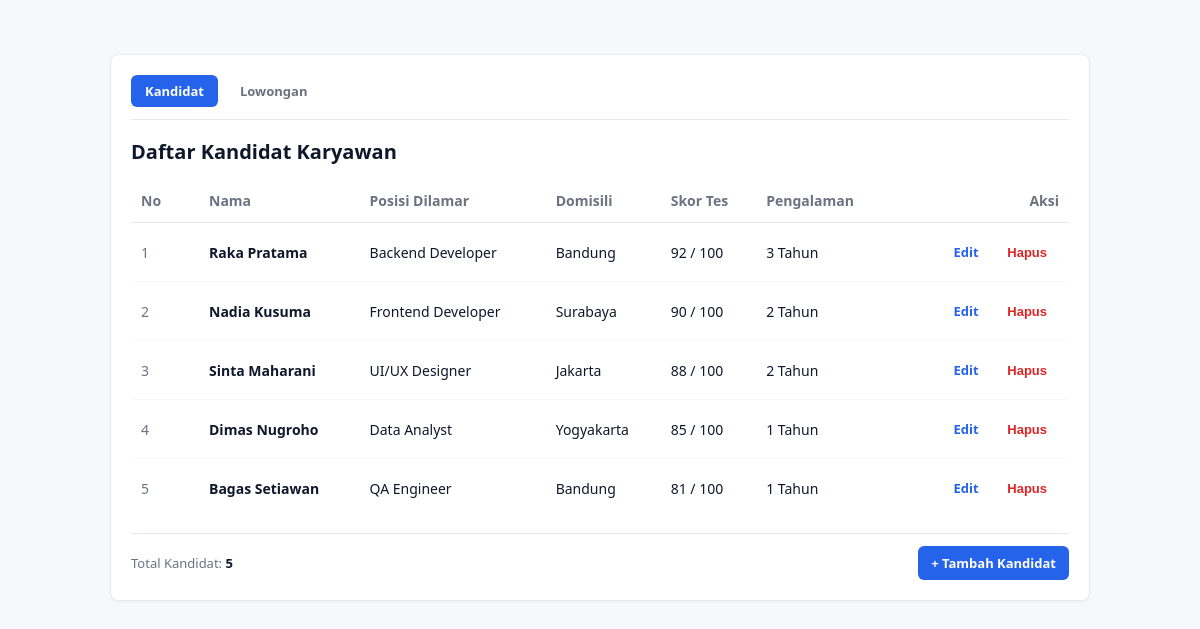
Page /project/index.php on the committed database.
### tables this page shows
CREATE TABLE IF NOT EXISTS `kandidat` (
  `id` int(11) NOT NULL AUTO_INCREMENT,
  `nama` varchar(100) NOT NULL,
  `posisi` varchar(100) NOT NULL,
  `domisili` varchar(100) NOT NULL,
  `skorTes` int(11) NOT NULL DEFAULT 0,
  `pengalamanTahun` int(11) NOT NULL DEFAULT 0,
  PRIMARY KEY (`id`)
);

### project/models/DB.php (called while the page is built, shortened)
<?php
class DB {
    private string $host = "localhost";
    private string $db_name = "mvp_kandidat_db";
    private string $username = "root";
    private string $password = "";
    private ?PDO $conn = null;
    private ?PDOStatement $result = null;
    public function __construct(
        string $host = "localhost",
        string $db_name = "mvp_kandidat_db",
        string $username = "root",
        string $password = ""
    ) {
        $this->host = $host;
        $this->db_name = $db_name;
        $this->username = $username;
        $this->password = $password;
        $this->conn = $this->connect();
    }
    public function connect(): PDO {
        try {
            $dsn = "mysql:host={$this->host};dbname={$this->db_name};charset=utf8mb4";
            $options = [
                PDO::ATTR_ERRMODE => PDO::ERRMODE_EXCEPTION,
                PDO::ATTR_DEFAULT_FETCH_MODE => PDO::FETCH_ASSOC,
                PDO::ATTR_EMULATE_PREPARES => false,
            ];
            return new PDO($dsn, $this->username, $this->password, $options);
        } catch (PDOException $e) {
            throw new RuntimeException("Koneksi Database Gagal: " . $e->getMessage(), 0, $e);
        }
    }
    public function executeQuery(string $query, array $params = []): PDOStatement {
        try {
            $stmt = $this->conn->prepare($query);
            $stmt->execute($params);
            $this->result = $stmt;
            return $stmt;
        } catch (PDOException $e) {
            throw new RuntimeException("Query Gagal: " . $e->getMessage(), 0, $e);
        }
    }
    public function getAllResult(): array {
        return $this->result->fetchAll(PDO::FETCH_ASSOC);
    }
}
?>

### project/models/TabelKandidat.php (called while the page is built, shortened)
<?php
require_once __DIR__ . '/DB.php';
require_once __DIR__ . '/Kandidat.php';
class TabelKandidat extends DB implements KontrakModel {
    private function mapRowToKandidat(array $row): Kandidat {
        return new Kandidat(
            (int)$row['id'],
            $row['nama'],
            $row['posisi'],
            $row['domisili'],
            (int)$row['skorTes'],
            (int)$row['pengalamanTahun']
        );
    }
    public function getAllKandidat(): array {
        $query = "SELECT * FROM kandidat ORDER BY skorTes DESC, id ASC";
        $this->executeQuery($query);
        $rows = $this->getAllResult();
        $list = [];
        foreach ($rows as $row) {
            $list[] = $this->mapRowToKandidat($row);
        }
        return $list;
    }
}
?>

### project/models/Kandidat.php (called while the page is built, shortened)
<?php
class Kandidat {
    private ?int $id;
    private string $nama;
    private string $posisi;
    private string $domisili;
    private int $skorTes;
    private int $pengalamanTahun;
    public function __construct(
        ?int $id,
        string $nama,
        string $posisi,
        string $domisili,
        int $skorTes,
        int $pengalamanTahun
    ) {
        $this->id = $id;
        $this->nama = $nama;
        $this->posisi = $posisi;
        $this->domisili = $domisili;
        $this->skorTes = $skorTes;
        $this->pengalamanTahun = $pengalamanTahun;
    }
    public function getId(): ?int { return $this->id; }
    public function getNama(): string { return $this->nama; }
    public function getPosisi(): string { return $this->posisi; }
    public function getDomisili(): string { return $this->domisili; }
    public function getSkorTes(): int { return $this->skorTes; }
    public function getPengalamanTahun(): int { return $this->pengalamanTahun; }
}
?>

### project/views/ViewKandidat.php (called while the page is built, shortened)
<?php
class ViewKandidat implements KontrakView {
    private string $skinPath;
    public function __construct(string $skinPath = '', string $formPath = '') {
        $this->skinPath = $skinPath ?: __DIR__ . '/../template/skin.html';
    }
    public function renderDaftar(string $tableRowsHtml, int $totalData): string {
        $template = file_get_contents($this->skinPath);
        $tokens = [
            '{{TABLE_ROWS}}' => $tableRowsHtml,
            '{{TOTAL_DATA}}' => (string)$totalData,
        ];
        return str_replace(array_keys($tokens), array_values($tokens), $template);
    }
}
?>

### project/presenters/PresenterKandidat.php (the view, shortened to what this page needs)
<?php
class PresenterKandidat implements KontrakPresenter {
    private KontrakModel $model;
    private KontrakView $view;
    public function __construct(KontrakModel $model, KontrakView $view) {
        $this->model = $model;
        $this->view = $view;
    }
    private function buildRowHtml(int $no, Kandidat $kandidat): string {
        $id = (int)$kandidat->getId();
        $nama = htmlspecialchars($kandidat->getNama());
        $posisi = htmlspecialchars($kandidat->getPosisi());
        $domisili = htmlspecialchars($kandidat->getDomisili());
        $skorTes = number_format($kandidat->getSkorTes()) . ' / 100';
        $pengalaman = number_format($kandidat->getPengalamanTahun()) . ' Tahun';
        return "<tr>
            <td class='col-id'>{$no}</td>
            <td><strong>{$nama}</strong></td>
            <td>{$posisi}</td>
            <td>{$domisili}</td>
            <td>{$skorTes}</td>
            <td>{$pengalaman}</td>
            <td class='col-actions'>
                <a href='index.php?screen=edit&id={$id}' class='btn btn-edit'>Edit</a>
                <form method='post' action='index.php' style='display:inline;' onsubmit=\"return confirm('Hapus kandidat ini?')\">
                    <input type='hidden' name='action' value='hapus'>
                    <input type='hidden' name='id' value='{$id}'>
                    <button type='submit' class='btn btn-delete'>Hapus</button>
                </form>
            </td>
        </tr>";
    }
    public function tampilkanKandidat(): string {
        $listKandidat = $this->model->getAllKandidat();
        $totalKandidat = count($listKandidat);
        $rowsHtml = '';
        if (empty($listKandidat)) {
            $rowsHtml = '<tr><td colspan="7" style="text-align:center;color:#6b7280;padding:24px;">Belum ada data kandidat.</td></tr>';
        } else {
            $no = 1;
            foreach ($listKandidat as $kandidat) {
                $rowsHtml .= $this->buildRowHtml($no, $kandidat);
                $no++;
            }
        }
        return $this->view->renderDaftar($rowsHtml, $totalKandidat);
    }
}
?>

### project/index.php (shortened to what this page needs)
<?php
require_once __DIR__ . '/models/TabelKandidat.php';
require_once __DIR__ . '/views/ViewKandidat.php';
require_once __DIR__ . '/presenters/PresenterKandidat.php';
$page = $_POST['page'] ?? $_GET['page'] ?? 'kandidat';
if ($page === 'lowongan') {
    $model = new TabelLowongan('localhost', 'mvp_kandidat_db', 'root', '');
    $view = new ViewLowongan();
    $presenter = new PresenterLowongan($model, $view);
    if ($_SERVER['REQUEST_METHOD'] === 'POST') {
        $action = $_POST['action'] ?? '';
        if ($action === 'tambah') {
            $presenter->tambahLowongan(
                trim($_POST['judulPosisi'] ?? ''),
                trim($_POST['departemen'] ?? ''),
                trim($_POST['lokasi'] ?? ''),
                (int)($_POST['kuota'] ?? 1),
                trim($_POST['status'] ?? 'Dibuka')
            );
        } elseif ($action === 'ubah') {
            $presenter->ubahLowongan(
                (int)($_POST['id'] ?? 0),
                trim($_POST['judulPosisi'] ?? ''),
                trim($_POST['departemen'] ?? ''),
                trim($_POST['lokasi'] ?? ''),
                (int)($_POST['kuota'] ?? 1),
                trim($_POST['status'] ?? 'Dibuka')
            );
        } elseif ($action === 'hapus') {
            $presenter->hapusLowongan((int)($_POST['id'] ?? 0));
        }
        header("Location: index.php?page=lowongan");
        exit();
    } else {
        $screen = $_GET['screen'] ?? 'list';
        if ($screen === 'add') {
            echo $presenter->tampilkanFormLowongan();
        } elseif ($screen === 'edit' && isset($_GET['id'])) {
            echo $presenter->tampilkanFormLowongan((int)$_GET['id']);
        } else {
            echo $presenter->tampilkanLowongan();
        }
    }
} else {
    $model = new TabelKandidat('localhost', 'mvp_kandidat_db', 'root', '');
    $view = new ViewKandidat();
    $presenter = new PresenterKandidat($model, $view);
    if ($_SERVER['REQUEST_METHOD'] === 'POST') {
        $action = $_POST['action'] ?? '';
        if ($action === 'tambah') {
            $presenter->tambahKandidat(
                trim($_POST['nama'] ?? ''),
                trim($_POST['posisi'] ?? ''),
                trim($_POST['domisili'] ?? ''),
                (int)($_POST['skorTes'] ?? 0),
                (int)($_POST['pengalamanTahun'] ?? 0)
            );
        } elseif ($action === 'ubah') {
            $presenter->ubahKandidat(
                (int)($_POST['id'] ?? 0),
                trim($_POST['nama'] ?? ''),
                trim($_POST['posisi'] ?? ''),
                trim($_POST['domisili'] ?? ''),
                (int)($_POST['skorTes'] ?? 0),
                (int)($_POST['pengalamanTahun'] ?? 0)
            );
        } elseif ($action === 'hapus') {
            $presenter->hapusKandidat((int)($_POST['id'] ?? 0));
        }
        header("Location: index.php");
        exit();
    } else {
        $screen = $_GET['screen'] ?? 'list';
        if ($screen === 'add') {
            echo $presenter->tampilkanFormKandidat();
        } elseif ($screen === 'edit' && isset($_GET['id'])) {
            echo $presenter->tampilkanFormKandidat((int)$_GET['id']);
        } else {
            echo $presenter->tampilkanKandidat();
        }
    }
}
?>

### rows in the picture
kandidat: id "Kandidat Lowongan Daftar Kandidat Karyawan No Nama Posisi Dilamar Domisili Skor Tes Pengalaman Aksi Total Kandidat: 5 + Tambah Kandidat", no "5", nama "Bagas Setiawan", posisi "QA Engineer", domisili "Bandung", skorTes "81 / 100", pengalamanTahun "1 Tahun"
kandidat: no "1", nama "Raka Pratama", posisi "Backend Developer", domisili "Bandung", skorTes "92 / 100", pengalamanTahun "3 Tahun"
kandidat: no "2", nama "Nadia Kusuma", posisi "Frontend Developer", domisili "Surabaya", skorTes "90 / 100", pengalamanTahun "2 Tahun"
kandidat: no "3", nama "Sinta Maharani", posisi "UI/UX Designer", domisili "Jakarta", skorTes "88 / 100", pengalamanTahun "2 Tahun"
kandidat: no "4", nama "Dimas Nugroho", posisi "Data Analyst", domisili "Yogyakarta", skorTes "85 / 100", pengalamanTahun "1 Tahun"
